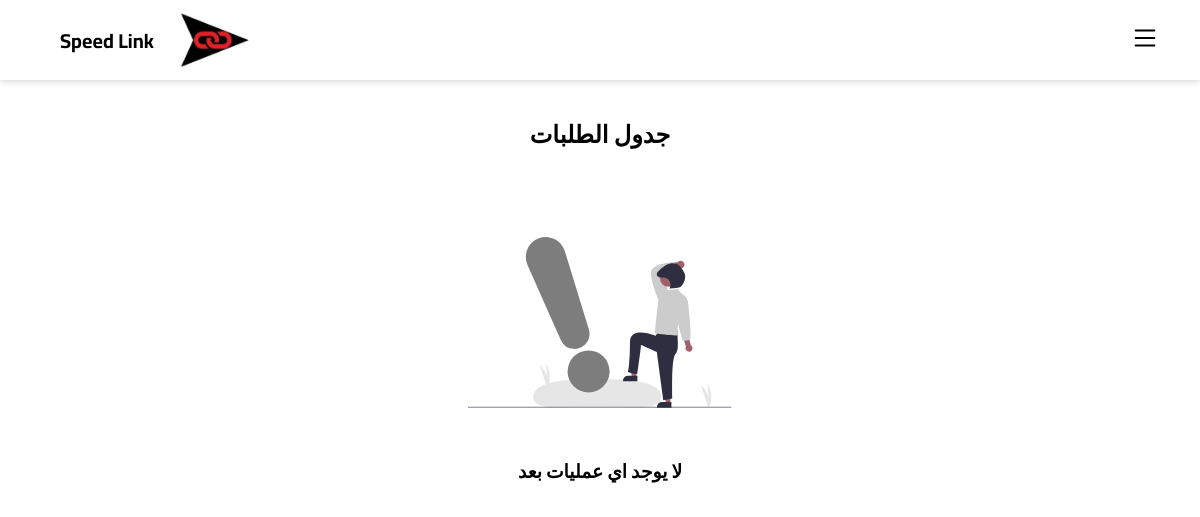
/req, run on an earlier commit of the app's database.
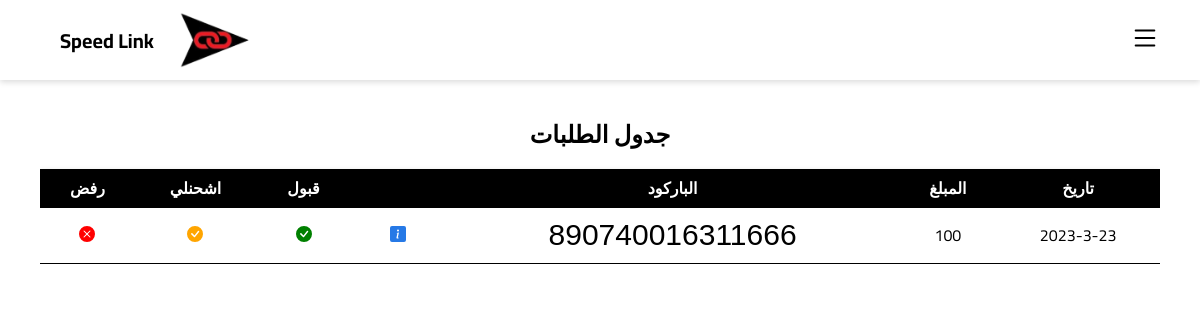
And on a later commit of the database.
### app.py (models this page shows)
class Shipment(db.Model):
    id = db.Column(db.Integer, primary_key=True)
    barcode = db.Column(db.String(15))
    shipper_username = db.Column(db.Integer)
    status = db.Column(db.String(50))
    delivery_id = db.Column(db.Integer)
    shipper_name = db.Column(db.String(100))
    shipper_phone_1 = db.Column(db.String(11))
    shipper_phone_2 = db.Column(db.String(11))
    shipper_address = db.Column(db.String(200))
    shipper_city = db.Column(db.String(100))
    shipper_wallet_code = db.Column(db.String(15))
    shipper_note = db.Column(db.Text)
    recipient_name = db.Column(db.String(100))
    recipient_phone_1 = db.Column(db.String(15))
    recipient_phone_2 = db.Column(db.String(15))
    recipient_address = db.Column(db.String(200))
    recipient_city = db.Column(db.String(100))
    recipient_note = db.Column(db.Text)
    pprice = db.Column(db.Integer)
    dprice = db.Column(db.Integer)
    tprice = db.Column(db.Integer)
    shipment_status = db.Column(db.String(100))
    date = db.Column(db.String(23))
    accepted = db.Column(db.Boolean)
    delivery_date = db.Column(db.String(20))
    aws_code = db.Column(db.String(25))
    how = db.Column(db.String(25))

### app.py (the view)
@app.route('/req')
def req():
    req = Shipment.query.filter_by(status="what").all()
    return render_template('req.html',infoL=req)

### templates/req.html (shortened to what this page needs)
{% extends 'base.html' %} {% block content %}
<link href="https://fonts.cdnfonts.com/css/barcode-font" rel="stylesheet">
<div class="operations-table">
    <h2>جدول الطلبات</h2>{% if infoL %}
    <table>
        <thead>
            <tr>
                <th>تاريخ</th>
                <th>المبلغ</th>
                <th>الباركود</th>
                <th></th>
                <th>قبول</th>
                <th>اشحنلي</th><th>رفض</th>
            </tr>
        </thead>
        <tbody>
           {% for log in infoL%}
            <tr>
                <td>2023-3-23</td>
                <td>{{ log.pprice }}</td>
                <td>
                    <p class="code">
                        {{ log.barcode }}
                    </p>
                </td>
                <td><a href="/track/{{log.barcode}}"  class="details-btn"></a></td>
                <td><a href="/ac/{{ log.id }}" style='color:green' class="details-btn"></a></td>
                <td><a href="/acs/{{ log.id }}" style='color:orange' class="details-btn"></a></td>
                <td><a href="/del/{{log.id}}" style='color:red' class="details-btn"></a></td>
            </tr>
            {% endfor %}
        </tbody>
    </table>{% else %}
    <center>
        <br>
        <div class="" style="margin: 50px 0;">
            <br>
        </div>
        <h3>لا يوجد اي عمليات بعد</h3>
    </center>
    {% endif %}
</div>
{% endblock %}

### templates/base.html (shortened to what this page needs)
<!DOCTYPE html>
<html lang="ar">
  <head>
    <link
      rel="stylesheet"
      href="{{ url_for('static', filename='css/style.css') }}"
    />
    <link
      rel="stylesheet"
      href="https://cdnjs.cloudflare.com/ajax/libs/normalize/8.0.1/normalize.min.css"
    />
  </head>
  <body dir="rtl">
    <nav>
      <div class="logo">
        <img
          src="{{ url_for('static', filename='images/logob.png') }}"
          alt=""
        />
        <h1 class="name">Speed Link</h1>
      </div>
      <button id="toggleButton">
      </button>
    </nav>
    <div class="page">
      <div class="content">
        <div class="">{% block content %} {% endblock %}</div>
      </div>
    </div>
  </body>
</html>

### static/css/style.css (style rules this page uses)
* { margin: 0; padding: 0; box-sizing: border-box; }
body { font-family: 'Cairo', sans-serif; background: rgb(189, 208, 251); }
.logo img { width: 80px; }
.header-content, .logo { text-align: center; display: flex; align-items: center; justify-content: space-between; gap: 20px; margin: 0 20px; }
.name { font-size: 28px; font-weight: bold; }

### templates/base.html (style rules this page uses)
body { margin: 0; padding: 0; background-color: #fff; font-family: "Cairo", sans-serif; direction: rtl; min-height: 100vh; }
.page { display: flex; min-height: 100vh; }
nav { background-color: #fff; color: #000; width: 100%; height: 60px; display: flex; flex-direction: row-reverse; align-items: center; justify-content: space-between; padding: 40px; position: fixed; top: 0; left: 0; z-index: 999; box-shadow: 0 2px 6px rgba(0, 0, 0, 0.15); }
.name { font-size: 20px; font-weight: bold; }
#toggleButton { background: none; border: none; cursor: pointer; outline: none; }
@media (max-width: 1200px) { .page { display: block; } }
.content { flex: 1; padding: 100px 20px; }

### templates/req.html (style rules this page uses)
.operations-table { text-align: center; margin: 20px; overflow-x: auto; }
.operations-table h2 { margin-bottom: 20px; }
.operations-table table { width: 100%; border-collapse: collapse; background-color: #fff; box-shadow: 0 2px 6px rgba(0, 0, 0, 0.15); }
.operations-table th, td { padding: 10px; border-bottom: 1px solid #000; }
.operations-table th { color: #fff; }
.operations-table th { background-color: #000; font-weight: bold; }
.operations-table td { text-align: center; }
.details-btn { padding: 1px 10px; color: #fff; border: none; border-radius: 4px; cursor: pointer; text-decoration: none; }
.code { font-family: 'barcode font', sans-serif; font-size : 30px; }

What changed in the data, as far as the page shows it:
added Shipment: pprice "100", barcode "890740016311666"
Also different on the page:
text no longer shown: "لا يوجد اي عمليات بعد"
text now shown: "تاريخ المبلغ الباركود قبول اشحنلي رفض"
